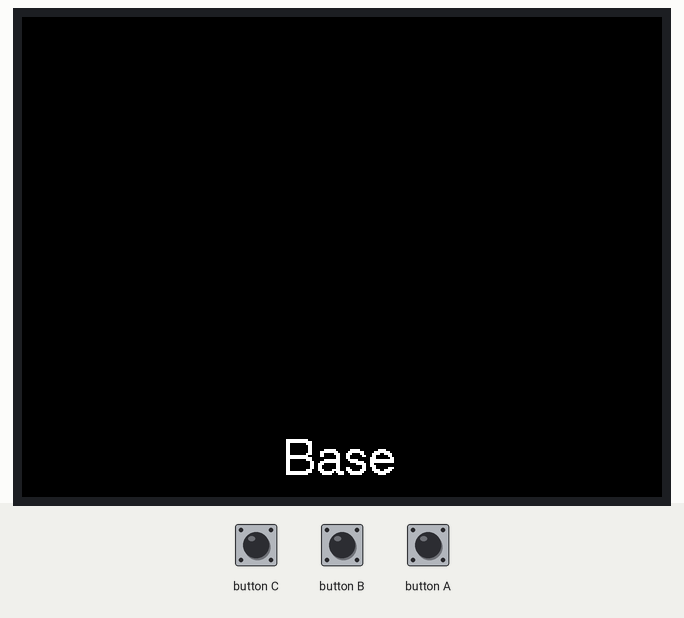
Bench run of a sketch on a simulated ESP32. Parts: 320×240 colour display. Inputs (shaded band) come from the test bench. The modem accepts every AT command (registered, SIM ready, sends succeed) and sends nothing else; what the sketch prints to the serial monitor is not drawn.

Above: at 1.4 s.
1.5 s: button B pressed for 3.2 s
At 4.4 s:
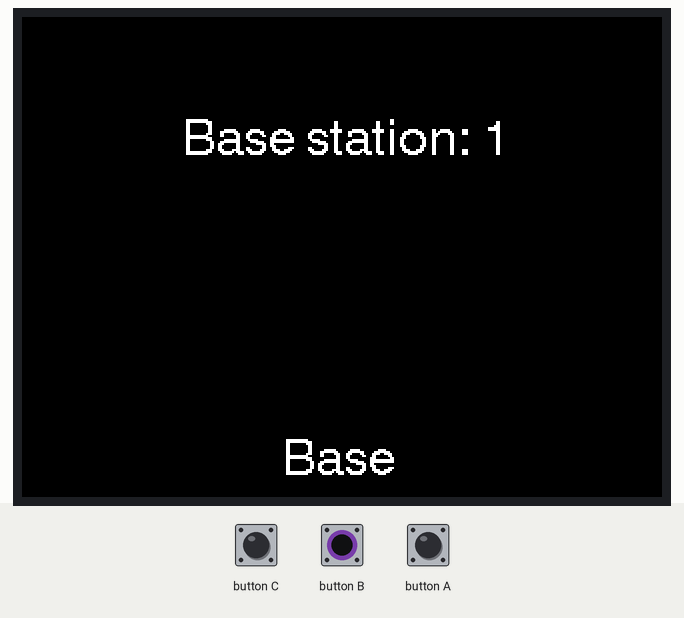
At 6.4 s:
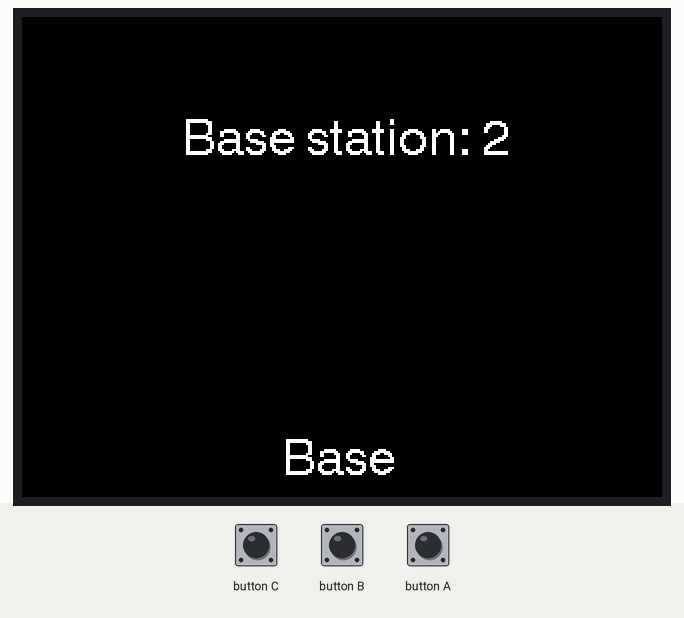
6.7 s: button B pressed for 0.15 s
Timing chart, 0 to 9.7 s (numbered marks = the images above; inputs shaded):
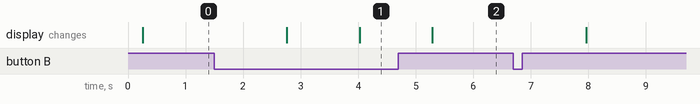

The sketch:

ANCHOR_SCRIPT_M5STACK.ino
```cpp
#include <M5Stack.h>
String DATA  = " ";  // Used to store distance data .
int UWB_MODE = 1;    // Used to set UWB mode .
int ANCHOR_ID = 0;

// UI display
void displayBtnBase() {
    M5.Lcd.drawString("Base", 130, 210, 4);
}

void displayBaseStationID(){
    M5.Lcd.drawString("Base station: " + String(ANCHOR_ID), 80, 50, 4);
}

//  Display and data clear.
void logAndClearDataUWB() {
    if (Serial2.available()) {
        delay(3);
        DATA = Serial2.readString();
        Serial.println(DATA);
    }
    DATA = "";
    M5.Lcd.fillRect(0, 50, 340, 150, BLACK);
}

// AT command
void configureUWB() {
    ANCHOR_ID = ANCHOR_ID % 4;
    for (int b = 0; b < 2; b++) {
        delay(50);
        Serial2.print("AT+anchor_tag=1," + String(ANCHOR_ID) + "\r\n");  // Set the base station
        delay(50);
        if (b == 0) {
            Serial2.write("AT+RST\r\n");
        }
    }
    logAndClearDataUWB();
    displayBaseStationID();
    ANCHOR_ID++;

}

void UWB_Keyscan() {
    if (M5.BtnB.isPressed()) {
        configureUWB();
    }
}

void startM5Stack() {
    M5.begin();
    M5.Power.begin();
    Serial2.begin(115200, SERIAL_8N1, 22, 21);
    delay(100);
}

void setup() {
    startM5Stack();
    displayBtnBase();
}

void loop() {
    M5.update();
    UWB_Keyscan();
}
```

Measured:
- after the input at 1.5 s, the display: first changes after 1.3 s (image 1 shows a later state)
